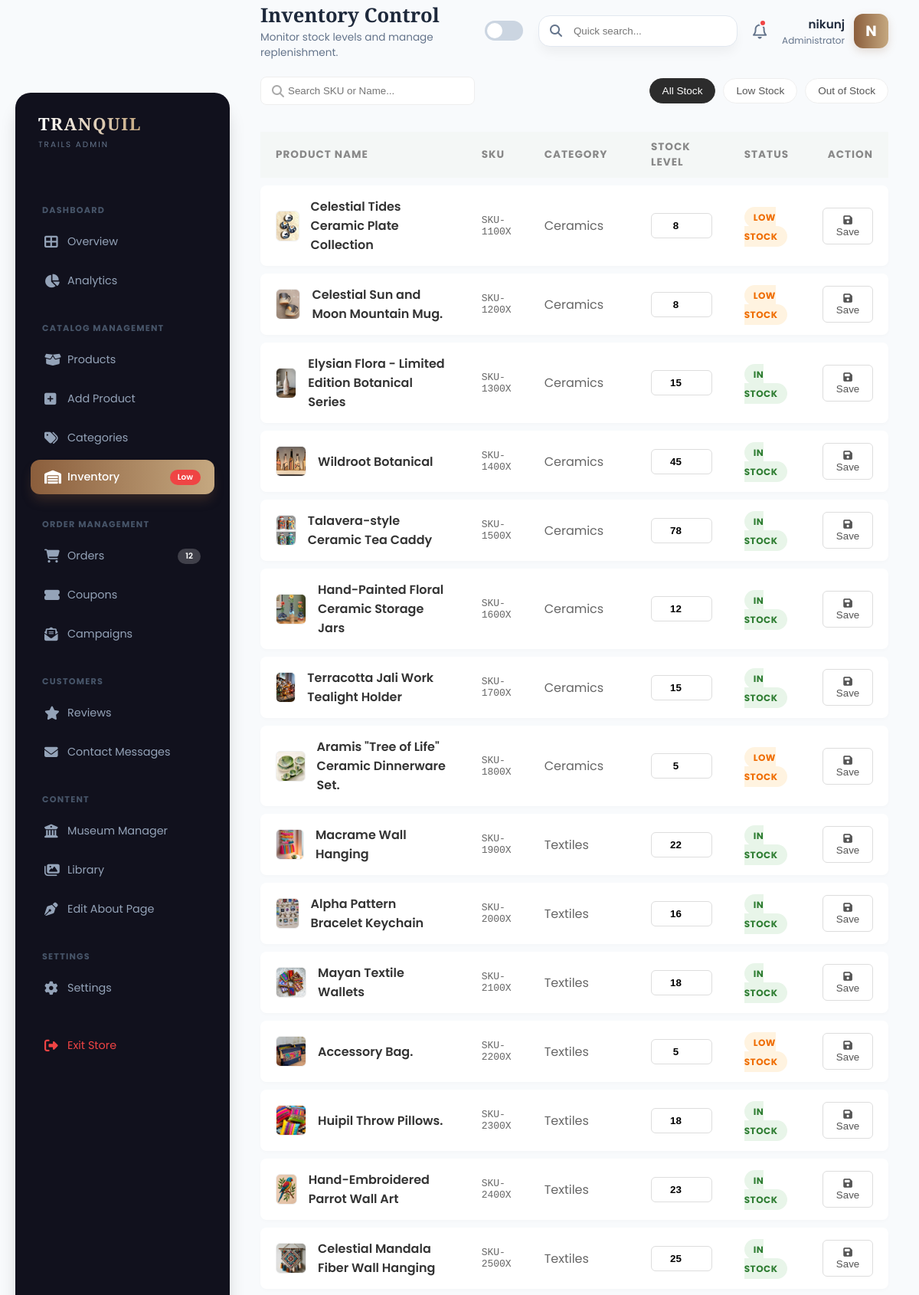
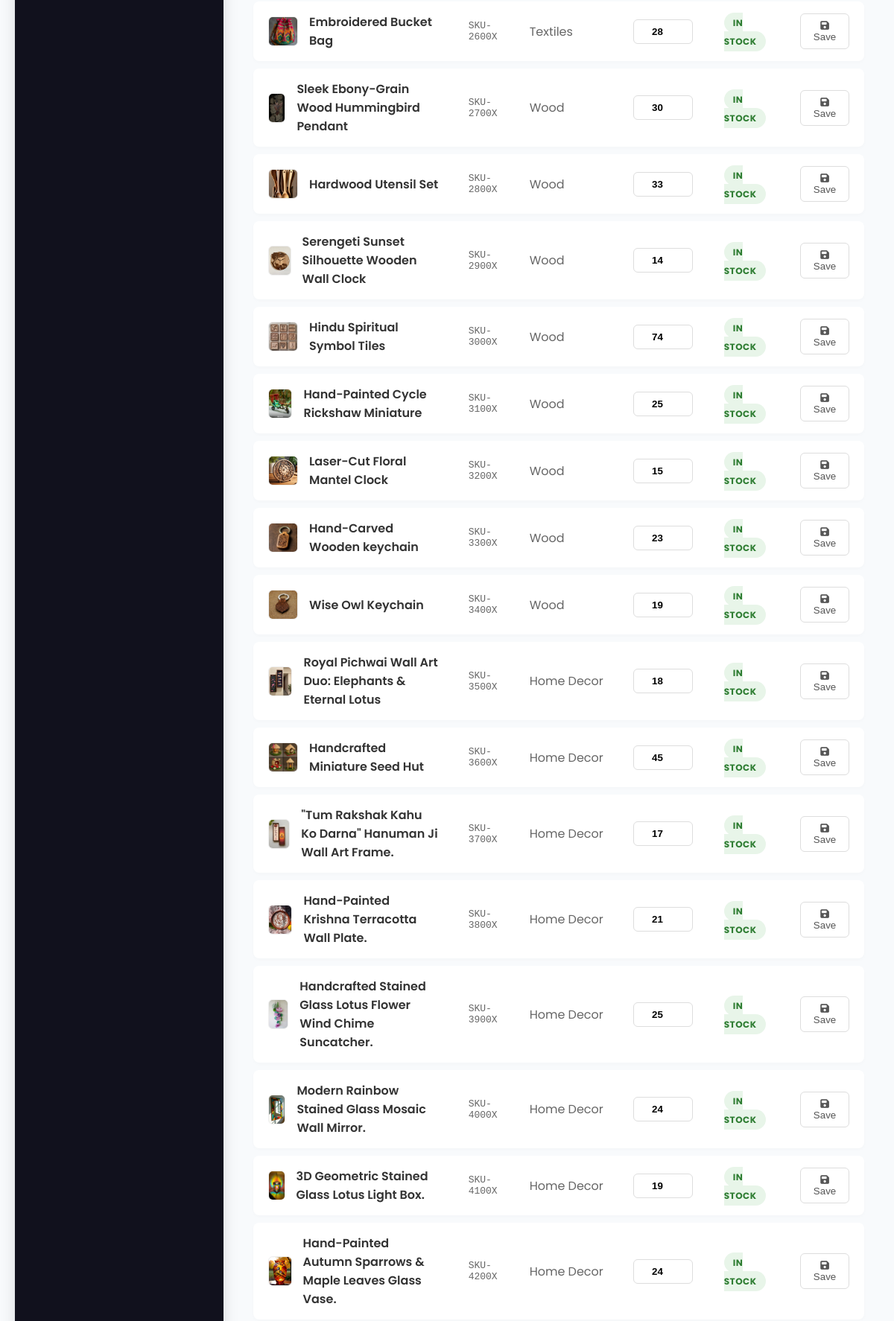
The page /admin-inventory/ (signed in, upper part) on the database its author committed (2 pictures, top to bottom).
### core/models.py (models this page shows, shortened)
class Product(models.Model):
    category = models.ForeignKey(Category, related_name='products', on_delete=models.CASCADE)
    name = models.CharField(max_length=200)
    slug = models.SlugField(unique=True)
    image = models.ImageField(upload_to='products/')
    description = models.TextField(blank=True)
    price = models.DecimalField(max_digits=10, decimal_places=2)
    stock = models.PositiveIntegerField(default=0)
    available = models.BooleanField(default=True)
    created_at = models.DateTimeField(auto_now_add=True)
    updated_at = models.DateTimeField(auto_now=True)

class Category(models.Model):
    name = models.CharField(max_length=100)
    slug = models.SlugField(unique=True)
    image = models.ImageField(upload_to='categories/', blank=True, null=True)
    class Meta:
        verbose_name_plural = "Categories"

### core/views.py (the view)
# urls.py: path('admin-inventory/', views.admin_inventory, name='admin_inventory'),
@login_required(login_url='login')
@user_passes_test(admin_only, login_url='login')
def admin_inventory(request):
    products = Product.objects.all().select_related('category')
    return render(request, 'admin/inventory.html', {
        'products': products
    })

### core/context_processors.py (called while the page is built)
def site_settings(request):
    settings_obj, _ = SiteSetting.objects.get_or_create(id=1)
    return {'site_settings': settings_obj}

### core/views.py (called while the page is built)
def admin_only(user):
    return user.is_authenticated and user.is_staff

### core/templates/admin/inventory.html (shortened to what this page needs)
{% extends 'admin/base_admin.html' %}
{% load static %}
{% block page_title %}Inventory Control{% endblock %}
{% block page_desc %}Monitor stock levels and manage replenishment.{% endblock %}
{% block content %}
<div class="fade-in-up">
    <div style="display: flex; justify-content: space-between; align-items: center; margin-bottom: 25px; flex-wrap: wrap; gap: 20px;">
        <div style="position: relative;">
            <i class="fas fa-search" style="position: absolute; left: 15px; top: 50%; transform: translateY(-50%); color: #aaa;"></i>
            <input type="text" id="invSearch" placeholder="Search SKU or Name..."
                   style="padding: 10px 10px 10px 35px; border: 1px solid #eee; border-radius: 8px; width: 280px; outline: none;">
        </div>
        <div style="display: flex; gap: 10px;">
            <button class="filter-chip active" onclick="filterTable('all', this)">All Stock</button>
            <button class="filter-chip" onclick="filterTable('low', this)">Low Stock</button>
            <button class="filter-chip" onclick="filterTable('out', this)">Out of Stock</button>
        </div>
    </div>
    <table class="modern-table">
        <thead>
            <tr>
                <th>Product Name</th>
                <th>SKU</th>
                <th>Category</th>
                <th>Stock Level</th>
                <th>Status</th>
                <th style="text-align: right;">Action</th>
            </tr>
        </thead>
        <tbody id="inventoryBody">
            {% for p in products %}
            <tr class="table-row"
                data-stock="{{ p.stock|default:0 }}"
                data-name="{{ p.name|lower }}"
                data-sku="SKU-{{ p.id }}">
                <td>
                    <div style="display: flex; align-items: center;">
                        {% if p.image %}
                            <img src="{{ p.image.url }}" class="prod-thumb">
                        {% else %}
                            <div class="prod-thumb" style="display:flex; align-items:center; justify-content:center;"><i class="fas fa-box" style="color:#ccc;"></i></div>
                        {% endif %}
                        <span style="font-weight: 600; color: #333;">{{ p.name }}</span>
                    </div>
                </td>
                <td style="color: #666; font-family: monospace;">SKU-{{ p.id }}00X</td>
                <td style="color: #666;">
                    {% if p.category %}{{ p.category.name }}{% else %}Uncategorized{% endif %}
                </td>
                <form method="POST" action="{% url 'admin_update_stock' p.id %}">
                    <td>
                        <input type="number" name="stock" value="{{ p.stock|default:0 }}" class="stock-input" min="0">
                    </td>
                    <td>
                        {% if p.stock > 10 %}
                            <span class="status-badge status-in">In Stock</span>
                        {% elif p.stock > 0 %}
                            <span class="status-badge status-low">Low Stock</span>
                        {% else %}
                            <span class="status-badge status-out">Out of Stock</span>
                        {% endif %}
                    </td>
                    <td style="text-align: right;">
                        <button type="submit" class="btn-update">
                            <i class="fas fa-save"></i> Save
                        </button>
                    </td>
                </form>
            </tr>
            {% empty %}
            <tr>
                <td colspan="6" style="text-align: center; padding: 40px; color: #999;">
                    No products found in inventory.
                </td>
            </tr>
            {% endfor %}
        </tbody>
    </table>
</div>
{% endblock %}

### core/templates/admin/base_admin.html (shortened to what this page needs)
{% load static %}
<!DOCTYPE html>
<html lang="en" data-theme="light"> <head>
    <link rel="stylesheet" href="https://cdnjs.cloudflare.com/ajax/libs/font-awesome/6.4.0/css/all.min.css">
</head>
<body>
    <aside class="sidebar" id="sidebar">
        <div class="logo-area">
            <div>
                <div class="logo-text">TRANQUIL</div>
                <div class="logo-sub">Trails Admin</div>
            </div>
        </div>
        <div class="nav-scroller">
            <div class="nav-category">Dashboard</div>
            <div class="nav-item">
                <a href="{% url 'admin_dashboard' %}" class="nav-link {% if request.resolver_match.url_name == 'admin_dashboard' %}active{% endif %}">
                    <i class="fas fa-th-large"></i> <span>Overview</span>
                </a>
            </div>
            <div class="nav-item">
                <a href="{% url 'admin_analytics' %}" class="nav-link {% if request.resolver_match.url_name == 'admin_analytics' %}active{% endif %}">
                    <i class="fas fa-chart-pie"></i> <span>Analytics</span>
                </a>
            </div>
            <div class="nav-category">Catalog Management</div>
            <div class="nav-item">
                <a href="{% url 'admin_products' %}" class="nav-link {% if request.resolver_match.url_name == 'admin_products' %}active{% endif %}">
                    <i class="fas fa-box-open"></i> <span>Products</span>
                </a>
            </div>
            <div class="nav-item">
                <a href="{% url 'admin_add_product' %}" class="nav-link {% if request.resolver_match.url_name == 'admin_add_product' %}active{% endif %}">
                    <i class="fas fa-plus-square"></i> <span>Add Product</span>
                </a>
            </div>
            <div class="nav-item">
                <a href="{% url 'admin_categories' %}" class="nav-link {% if request.resolver_match.url_name == 'admin_categories' %}active{% endif %}">
                    <i class="fas fa-tags"></i> <span>Categories</span>
                </a>
            </div>
            <div class="nav-item">
                <a href="{% url 'admin_inventory' %}" class="nav-link {% if request.resolver_match.url_name == 'admin_inventory' %}active{% endif %}">
                    <i class="fas fa-warehouse"></i> <span>Inventory</span>
                    <span class="badge bg-danger">Low</span>
                </a>
            </div>
            <div class="nav-category">Order Management</div>
            <div class="nav-item">
                <a href="{% url 'admin_orders' %}" class="nav-link {% if request.resolver_match.url_name == 'admin_orders' %}active{% endif %}">
                    <i class="fas fa-shopping-cart"></i> <span>Orders</span>
                    <span class="badge bg-accent">12</span>
                </a>
            </div>
             <div class="nav-item">
                <a href="{% url 'admin_discounts' %}" class="nav-link {% if request.resolver_match.url_name == 'admin_discounts' %}active{% endif %}">
                    <i class="fas fa-ticket-alt"></i> <span>Coupons</span>
                </a>
            </div>
            <div class="nav-item">
                <a href="{% url 'admin_campaigns' %}" class="nav-link {% if request.resolver_match.url_name == 'admin_campaigns' %}active{% endif %}">
                    <i class="fas fa-envelope-open-text"></i> <span>Campaigns</span>
                </a>
            </div>
            <div class="nav-category">Customers</div>
           <div class="nav-item">
                <a href="{% url 'admin_reviews' %}" class="nav-link {% if request.resolver_match.url_name == 'admin_reviews' %}active{% endif %}">
                    <i class="fas fa-star"></i> <span>Reviews</span>
                </a>
            </div>
                       <div class="nav-item">
                <a href="{% url 'admin_contact_messages' %}"
                class="nav-link {% if request.resolver_match.url_name == 'admin_contact_messages' %}active{% endif %}">
                    <i class="fas fa-envelope"></i> <span>Contact Messages</span>
                </a>
            </div>
            <div class="nav-category">Content</div>
            <div class="nav-item">
                <a href="{% url 'museum_manager' %}" class="nav-link {% if request.resolver_match.url_name == 'museum_manager' %}active{% endif %}">
                    <i class="fas fa-university"></i> <span>Museum Manager</span>
                </a>
            </div>
            <div class="nav-item">
                <a href="{% url 'admin_media' %}" class="nav-link {% if request.resolver_match.url_name == 'admin_media' %}active{% endif %}">
                    <i class="fas fa-images"></i> <span>Library</span>
                </a>
            </div>
             <div class="nav-item">
                <a href="{% url 'admin_about_editor' %}" class="nav-link {% if request.resolver_match.url_name == 'admin_about_editor' %}active{% endif %}">
                    <i class="fas fa-pen-nib"></i> <span>Edit About Page</span>
                </a>
            </div>
            <div class="nav-category">Settings</div>
            <div class="nav-item">
                <a href="{% url 'admin_settings' %}" class="nav-link {% if request.resolver_match.url_name == 'admin_settings' %}active{% endif %}">
                    <i class="fas fa-cog"></i> <span>Settings</span>
                </a>
            </div>
            <div class="nav-item">
                <a href="{% url 'home' %}" class="nav-link logout">
                    <i class="fas fa-sign-out-alt"></i> <span>Exit Store</span>
                </a>
            </div>
        </div>
    </aside>
    <div class="content-wrapper">
        <header class="top-header">
            <div class="header-left">
                <div class="page-title">
                    <h2>{% block page_title %}Dashboard{% endblock %}</h2>
                    <p>{% block page_desc %}Welcome back, Admin{% endblock %}</p>
                </div>
            </div>
            <div class="header-right">
                <div class="theme-switch-wrapper">
                    <label class="theme-switch" for="checkbox">
                        <div class="slider round">
                            <i class="fas fa-sun"></i>
                        </div>
                    </label>
                </div>
                <div class="search-box">
                    <i class="fas fa-search"></i>
                    <input type="text" placeholder="Quick search...">
                </div>
                <div class="notif-btn">
                    <i class="far fa-bell"></i>
                    <div class="notif-dot"></div>
                </div>
                <div class="user-profile">
                    <div class="user-info">
                        <span class="name">{{ user.first_name|default:user.username }}</span>
                        <span class="role">Administrator</span>
                    </div>
                    <div class="user-avatar">
                        {{ user.username|slice:":1"|upper }}
                    </div>
                </div>
            </div>
        </header>
        <div class="content-body">
            {% block content %}{% endblock %}
        </div>
    </div>
</body>
</html>

### core/templates/admin/inventory.html (style rules this page uses)
.fade-in-up { opacity: 1 !important; transform: none !important; -webkit-font-smoothing: antialiased; backface-visibility: hidden; }
.table-row { background: #ffffff !important; backdrop-filter: none !important; -webkit-backdrop-filter: none !important; transform: translateZ(0); margin-bottom: 10px; display: table-row; }
.modern-table { width: 100%; border-collapse: separate; border-spacing: 0 10px; }
.modern-table thead th { color: #888; font-size: 0.85rem; text-transform: uppercase; letter-spacing: 1px; padding: 10px 20px; text-align: left; position: sticky; top: 0; background: #f4f7f6; z-index: 10; }
.table-row { background: white; box-shadow: 0 2px 5px rgba(0,0,0,0.02); border-radius: 8px; transition: 0.2s; }
.table-row td { padding: 15px 20px; vertical-align: middle; border: none; }
.table-row td:first-child { border-top-left-radius: 8px; border-bottom-left-radius: 8px; }
.table-row td:last-child { border-top-right-radius: 8px; border-bottom-right-radius: 8px; }
.prod-thumb { width: 40px; height: 40px; border-radius: 6px; object-fit: cover; background: #f4f4f4; margin-right: 15px; border: 1px solid #eee; }
.status-badge { padding: 5px 12px; border-radius: 20px; font-size: 0.75rem; font-weight: 700; text-transform: uppercase; letter-spacing: 0.5px; }
.status-in { background: #e8f5e9; color: #2e7d32; }
.status-low { background: #fff3e0; color: #ef6c00; }
.filter-chip { background: white; border: 1px solid #eee; padding: 8px 16px; border-radius: 20px; font-size: 0.85rem; color: #555; cursor: pointer; transition: 0.2s; }
.filter-chip:hover, .filter-chip.active { background: #2c2c2c; color: white; border-color: #2c2c2c; }
.stock-input { width: 80px; padding: 8px; border: 1px solid #ddd; border-radius: 6px; text-align: center; font-weight: bold; }
.btn-update { background: none; border: 1px solid #ddd; padding: 8px 16px; border-radius: 6px; cursor: pointer; color: #555; transition: 0.2s; }
.modern-table form { display: contents; }

### rows shown on the page
Product: image (picture), name "Celestial Tides Ceramic Plate Collection", id "11", category.name "Ceramics", stock "8", shows "LOW STOCK"
Product: image (picture), name "Celestial Sun and Moon Mountain Mug.", id "12", category.name "Ceramics", stock "8", shows "LOW STOCK"
Product: image (picture), name "Elysian Flora - Limited Edition Botanical Series", id "13", category.name "Ceramics", stock "15", shows "IN STOCK"
Product: image (picture), name "Wildroot Botanical", id "14", category.name "Ceramics", stock "45", shows "IN STOCK"
Product: image (picture), name "Talavera-style Ceramic Tea Caddy", id "15", category.name "Ceramics", stock "78", shows "IN STOCK"
Product: image (picture), name "Hand-Painted Floral Ceramic Storage Jars", id "16", category.name "Ceramics", stock "12", shows "IN STOCK"
Product: image (picture), name "Terracotta Jali Work Tealight Holder", id "17", category.name "Ceramics", stock "15", shows "IN STOCK"
Product: image (picture), name "Aramis \"Tree of Life\" Ceramic Dinnerware Set.", id "18", category.name "Ceramics", stock "5", shows "LOW STOCK"
Product: image (picture), name "Macrame Wall Hanging", id "19", category.name "Textiles", stock "22", shows "IN STOCK"
Product: image (picture), name "Alpha Pattern Bracelet Keychain", id "20", category.name "Textiles", stock "16", shows "IN STOCK"
Product: image (picture), name "Mayan Textile Wallets", id "21", category.name "Textiles", stock "18", shows "IN STOCK"
Product: image (picture), name "Accessory Bag.", id "22", category.name "Textiles", stock "5", shows "LOW STOCK"
Product: image (picture), name "Huipil Throw Pillows.", id "23", category.name "Textiles", stock "18", shows "IN STOCK"
Product: image (picture), name "Hand-Embroidered Parrot Wall Art", id "24", category.name "Textiles", stock "23", shows "IN STOCK"
Product: image (picture), name "Celestial Mandala Fiber Wall Hanging", id "25", category.name "Textiles", stock "25", shows "IN STOCK"
Product: image (picture), name "Embroidered Bucket Bag", id "26", category.name "Textiles", stock "28", shows "IN STOCK"
Product: image (picture), name "Sleek Ebony-Grain Wood Hummingbird Pendant", id "27", category.name "Wood", stock "30", shows "IN STOCK"
Product: image (picture), name "Hardwood Utensil Set", id "28", category.name "Wood", stock "33", shows "IN STOCK"
Product: image (picture), name "Serengeti Sunset Silhouette Wooden Wall Clock", id "29", category.name "Wood", stock "14", shows "IN STOCK"
Product: image (picture), name "Hindu Spiritual Symbol Tiles", id "30", category.name "Wood", stock "74", shows "IN STOCK"
Product: image (picture), name "Hand-Painted Cycle Rickshaw Miniature", id "31", category.name "Wood", stock "25", shows "IN STOCK"
Product: image (picture), name "Laser-Cut Floral Mantel Clock", id "32", category.name "Wood", stock "15", shows "IN STOCK"
Product: image (picture), name "Hand-Carved Wooden keychain", id "33", category.name "Wood", stock "23", shows "IN STOCK"
Product: image (picture), name "Wise Owl Keychain", id "34", category.name "Wood", stock "19", shows "IN STOCK"
Product: image (picture), name "Royal Pichwai Wall Art Duo: Elephants & Eternal Lotus", id "35", category.name "Home Decor", stock "18", shows "IN STOCK"
Product: image (picture), name "Handcrafted Miniature Seed Hut", id "36", category.name "Home Decor", stock "45", shows "IN STOCK"
Product: image (picture), name "\"Tum Rakshak Kahu Ko Darna\" Hanuman Ji Wall Art Frame.", id "37", category.name "Home Decor", stock "17", shows "IN STOCK"
Product: image (picture), name "Hand-Painted Krishna Terracotta Wall Plate.", id "38", category.name "Home Decor", stock "21", shows "IN STOCK"
Product: image (picture), name "Handcrafted Stained Glass Lotus Flower Wind Chime Suncatcher.", id "39", category.name "Home Decor", stock "25", shows "IN STOCK"
Product: image (picture), name "Modern Rainbow Stained Glass Mosaic Wall Mirror.", id "40", category.name "Home Decor", stock "24", shows "IN STOCK"
Product: image (picture), name "3D Geometric Stained Glass Lotus Light Box.", id "41", category.name "Home Decor", stock "19", shows "IN STOCK"
Product: image (picture), name "Hand-Painted Autumn Sparrows & Maple Leaves Glass Vase.", id "42", category.name "Home Decor", stock "24", shows "IN STOCK"

### other values the page prints
{{ user.first_name|default:user.username }} "nikunj"
{{ user.username|slice:":1"|upper }} "N"
